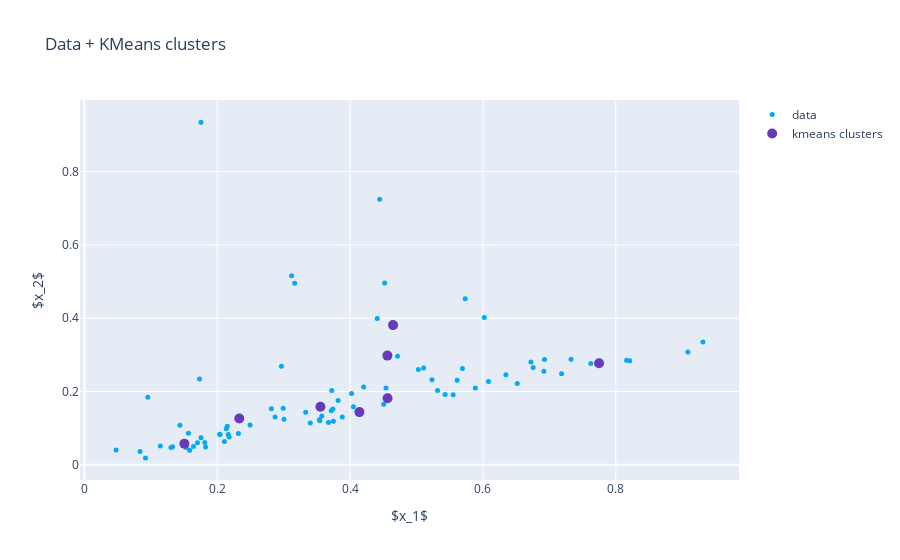

Here is the notebook cell this chart was saved with:
### Code cell
from devcode.utils.visualization import plot_kmeans
plot_kmeans(kmeans,som.neurons)
